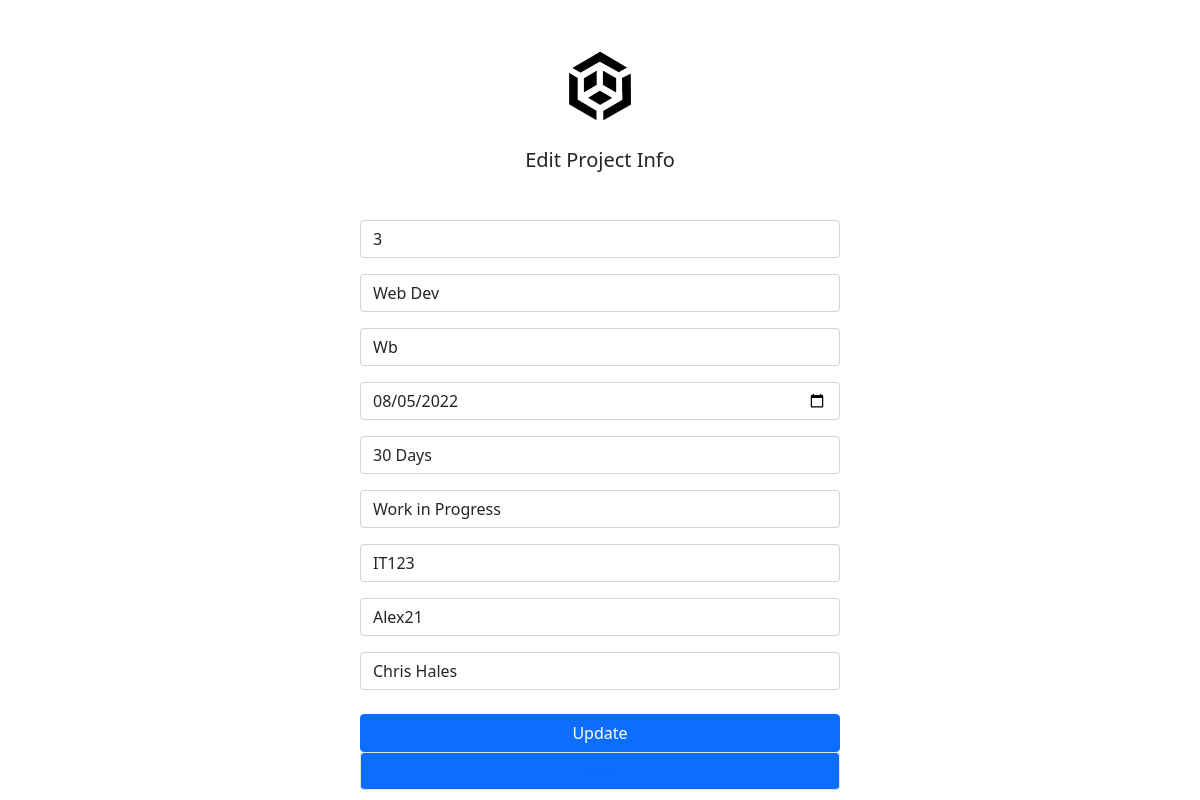
The app's page /edit_project.php?id=3 with its own data.
### tables this page shows
CREATE TABLE `project_registration` (
  `id` int(25) NOT NULL,
  `project_name` varchar(50) NOT NULL,
  `description` varchar(80) NOT NULL,
  `start_date` date NOT NULL,
  `timeline_days` varchar(15) NOT NULL,
  `status` text NOT NULL,
  `dept_id` varchar(25) NOT NULL,
  `emp_id` varchar(25) NOT NULL,
  `created_by` varchar(50) NOT NULL,
  `created_at` timestamp(6) NOT NULL DEFAULT current_timestamp(6),
  `updated_at` datetime(6) NOT NULL DEFAULT current_timestamp(6) ON UPDATE current_timestamp(6)
);

### edit_project.php (the view, shortened to what this page needs)
<!doctype html>
  <html lang="en">
  <head>
    <link rel="stylesheet" href="https://cdn.jsdelivr.net/npm/bootstrap-icons@1.5.0/font/bootstrap-icons.css">
    <link href="https://cdn.jsdelivr.net/npm/bootstrap@5.1.3/dist/css/bootstrap.min.css" rel="stylesheet">
  </head>
  <body>
<?php
	include 'connect_db.php';
	$id = $_GET['id'];
	$select="SELECT * FROM project_registration WHERE id='$id' ";
	$data=mysqli_query($conn,$select);
	$row=mysqli_fetch_array($data);
?>
<div class="text-center">
	<form style="max-width:480px;margin:auto;" action="" method="POST">
		<img class="mt-5 mb-4" src="logo.jpeg" alt="bgd_logo" height="76">
        <h5 class="mb-5">Edit Project Info</h5>
		<input value="<?php echo $row['id']?>" class="form-control mb-3" type="text" name="id"
		placeholder="id" required>
		<input value="<?php echo $row['project_name']?>" class="form-control mb-3" type="text" name="project_name"
		placeholder="project_name" required>
		<input value="<?php echo $row['description']?>" class="form-control mb-3" type="text" name="description"
		placeholder="description" required>
		<input value="<?php echo $row['start_date']?>" class="form-control mb-3" type="date" name="start_date"
		placeholder="start_date" required>
		<input value="<?php echo $row['timeline_days']?>" class="form-control mb-3" type="text" name="timeline_days"
		placeholder="timeline_days" required>
		<input value="<?php echo $row['status']?>" class="form-control mb-3" type="text" name="status"
		placeholder="status" required>
		<input value="<?php echo $row['dept_id']?>" class="form-control mb-3" type="text" name="dept_id"
		placeholder="dept_id" required>
		<input value="<?php echo $row['emp_id']?>" class="form-control mb-3" type="text" name="emp_id"
		placeholder="emp_id" required>
		<input value="<?php echo $row['created_by']?>" class="form-control mb-3" type="text" name="created_by"
		placeholder="created_by" required>
          <div class="d-grid mt-4">
		<input type="submit" class="btn btn-primary btn-block" name="Update_btn" value="Update">
		<button class="btn btn-primary btn-block border"><a href="project.php">Back</a></button>
</div>
	</form>
</div>
</body>
  </html>

### records on screen
project_registration: id "3", project_name "Web Dev", description "Wb", start_date "08/05/2022", timeline_days "30 Days", status "Work in Progress", dept_id "IT123", emp_id "Alex21", created_by "Chris Hales"
